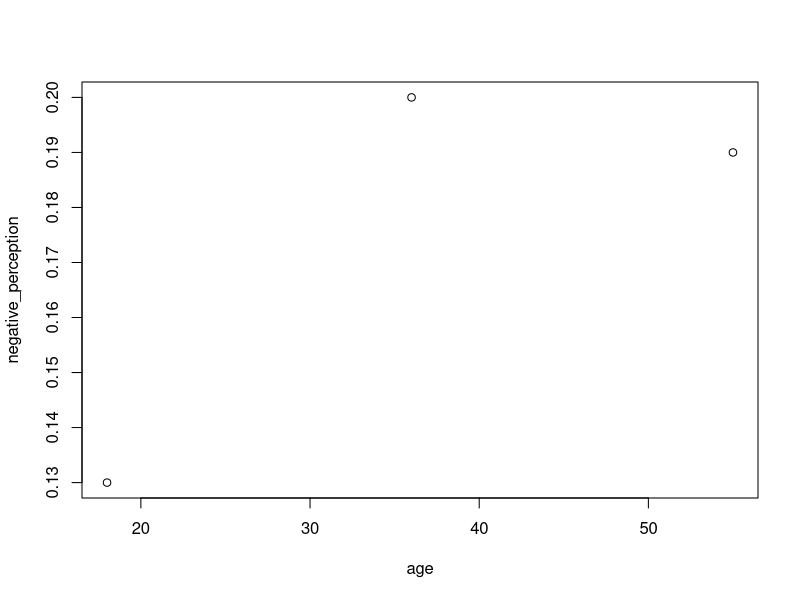
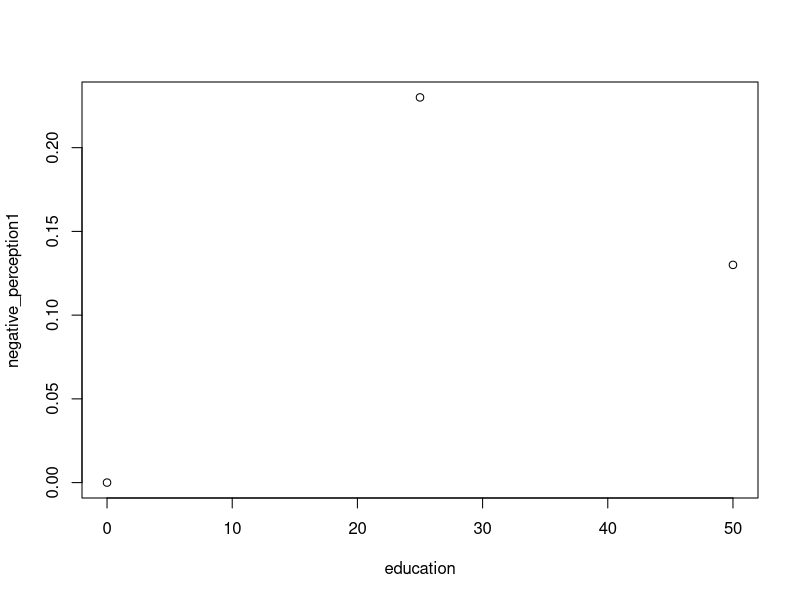

Source code (R) for these figures, in order:
## ---- chunk 1
library(knitr)
age <- c(18, 36, 55)
negative_perception <- c(0.13, 0.20, 0.19)
df <- data.frame(age, negative_perception)
names(df) <- c("Age of Survey Respondents", "Negative Perception (%)")
kable(df)
## ---- chunk 2
cor(age, negative_perception, method = "pearson")
#correlation coefficient (r)
#This value varies from -1 to +1, with 0 meaning there is no relationship
## ---- chunk 3
cor.test(age, negative_perception, method = "pearson")
#If p-value is < 0.05, we accept the null hypothesis
print('We reject the null hypothesis that there is no relationship between age and perception of immigrants.')
## ---- chunk 4
plot(age, negative_perception)
print('Negative perception of immigrants generally is higher among higher age groups.')
## ---- chunk 5
education <- c(25, 50, 0)
negative_perception1 <- c(.23, .13, 0)
#where 25 = HS or less and 50 = HS or greater, and 0 is a placeholder because the test wanted three values
df1 <- data.frame(education, negative_perception1)
names(df1) <- c("Educational Attainment", "Negative Perception (%")
kable(df1)
## ---- chunk 6
cor(education, negative_perception1, method = "pearson")
#correlation coefficient (r)
#This value varies from -1 to +1, with 0 meaning there is no relationship
## ---- chunk 7
cor.test(education, negative_perception1, method = "pearson")
#If p-value is < 0.05, we accept the null hypothesis
print('We reject the null hypothesis that there is no relationship between age and perception of immigrants.')
## ---- chunk 8
plot(education, negative_perception1)
print('Negative perception of immigrants lowers with higher levels of educational attainment.')
